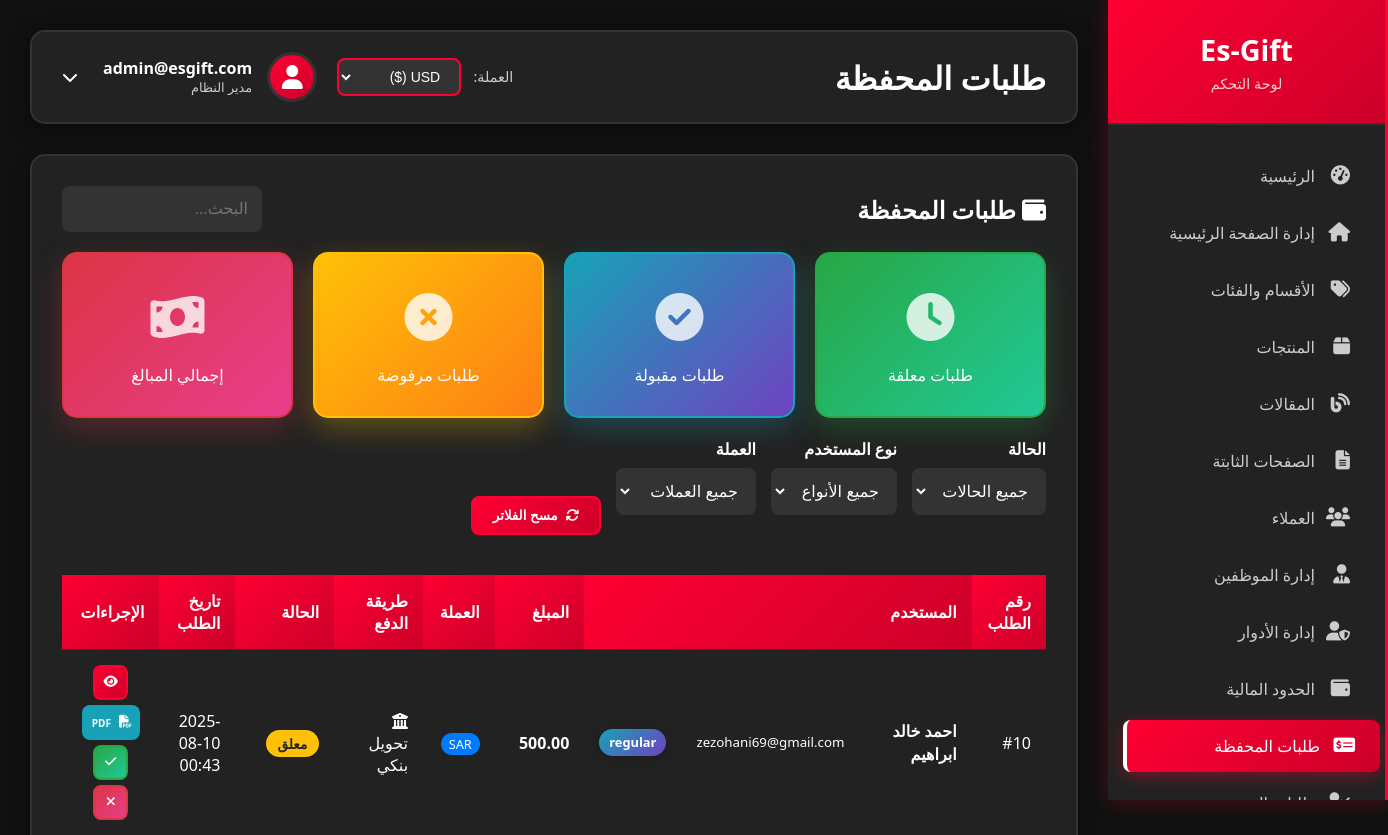
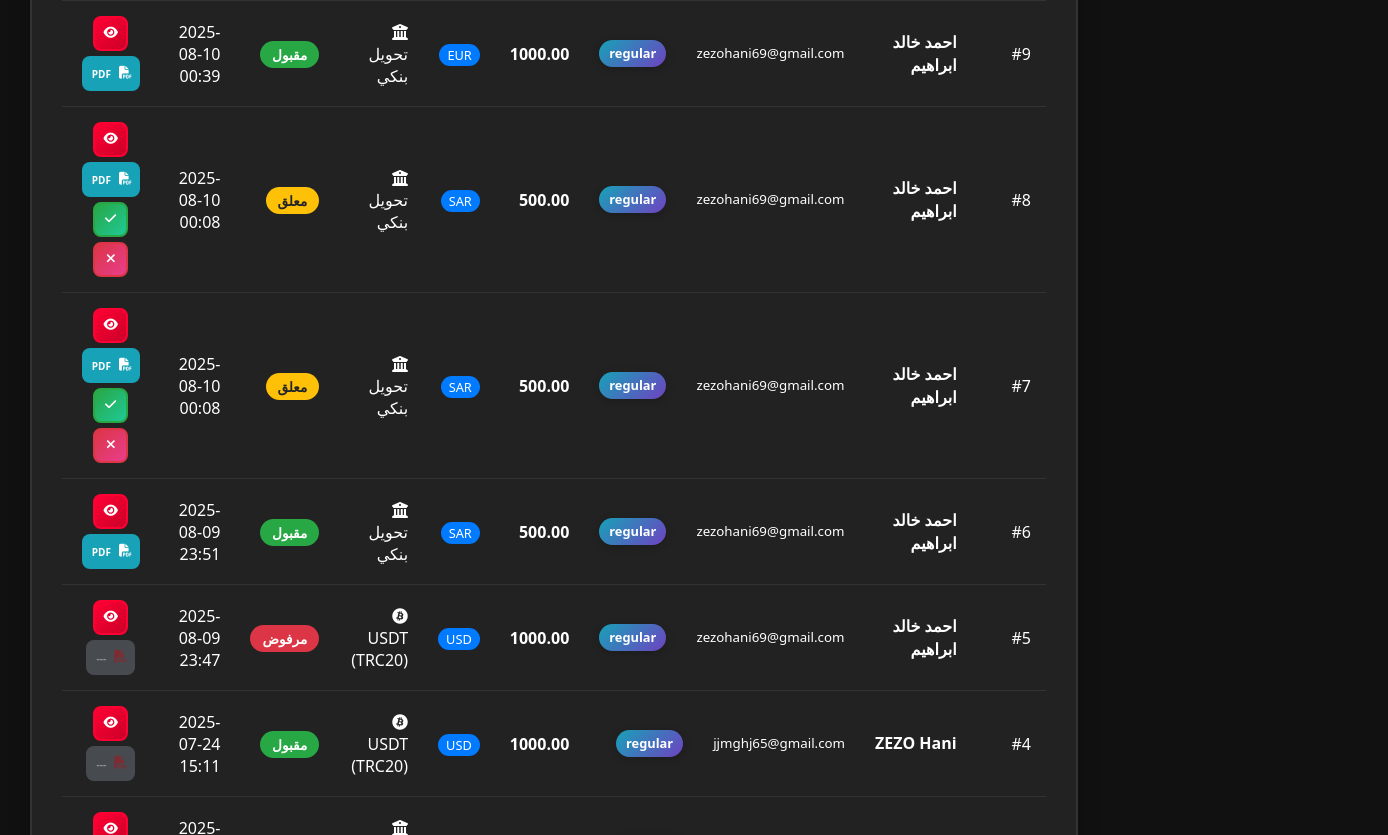
The app's page /admin/wallet/deposit-requests (signed in, upper part), older data (2 pictures, top to bottom).
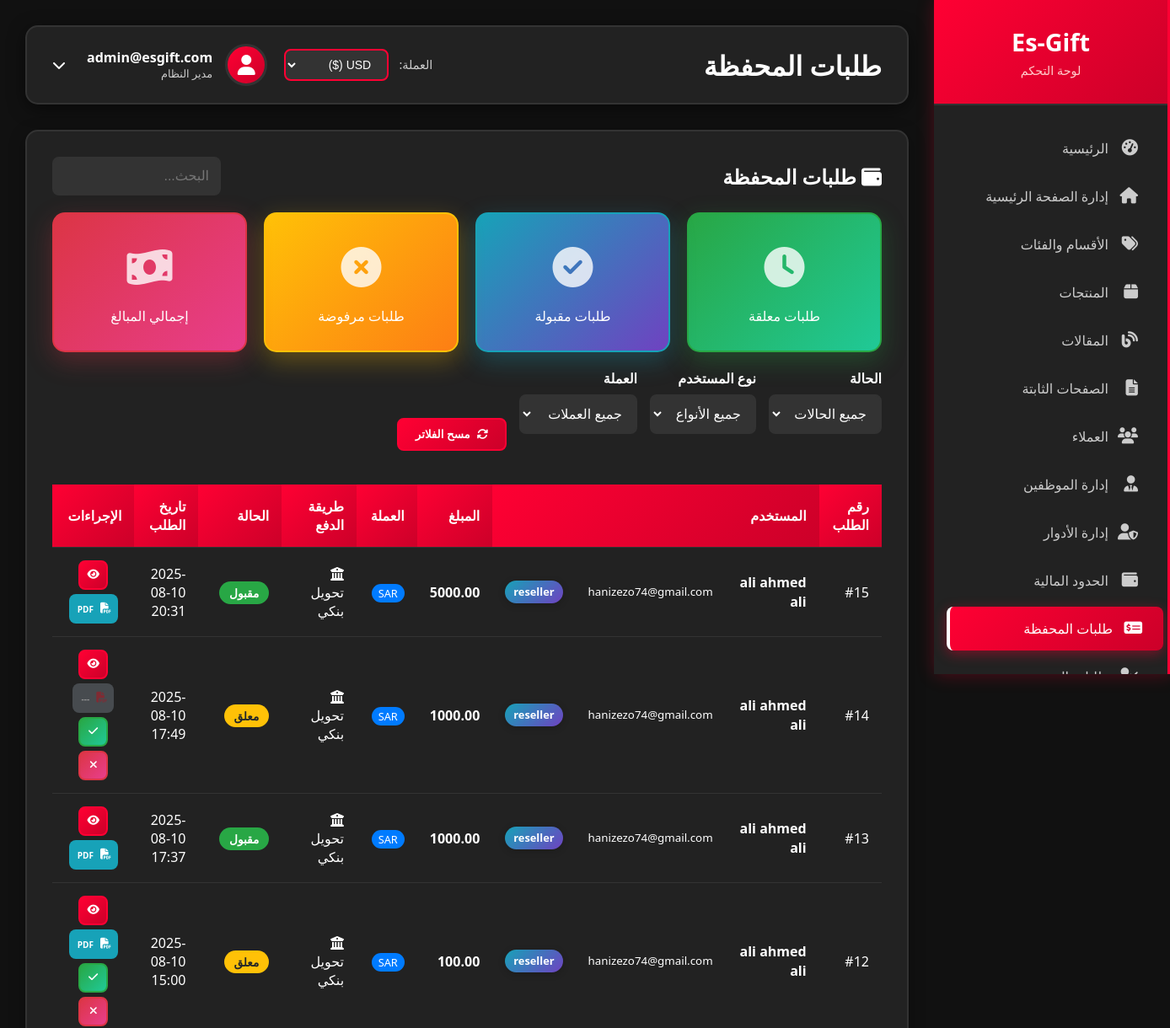
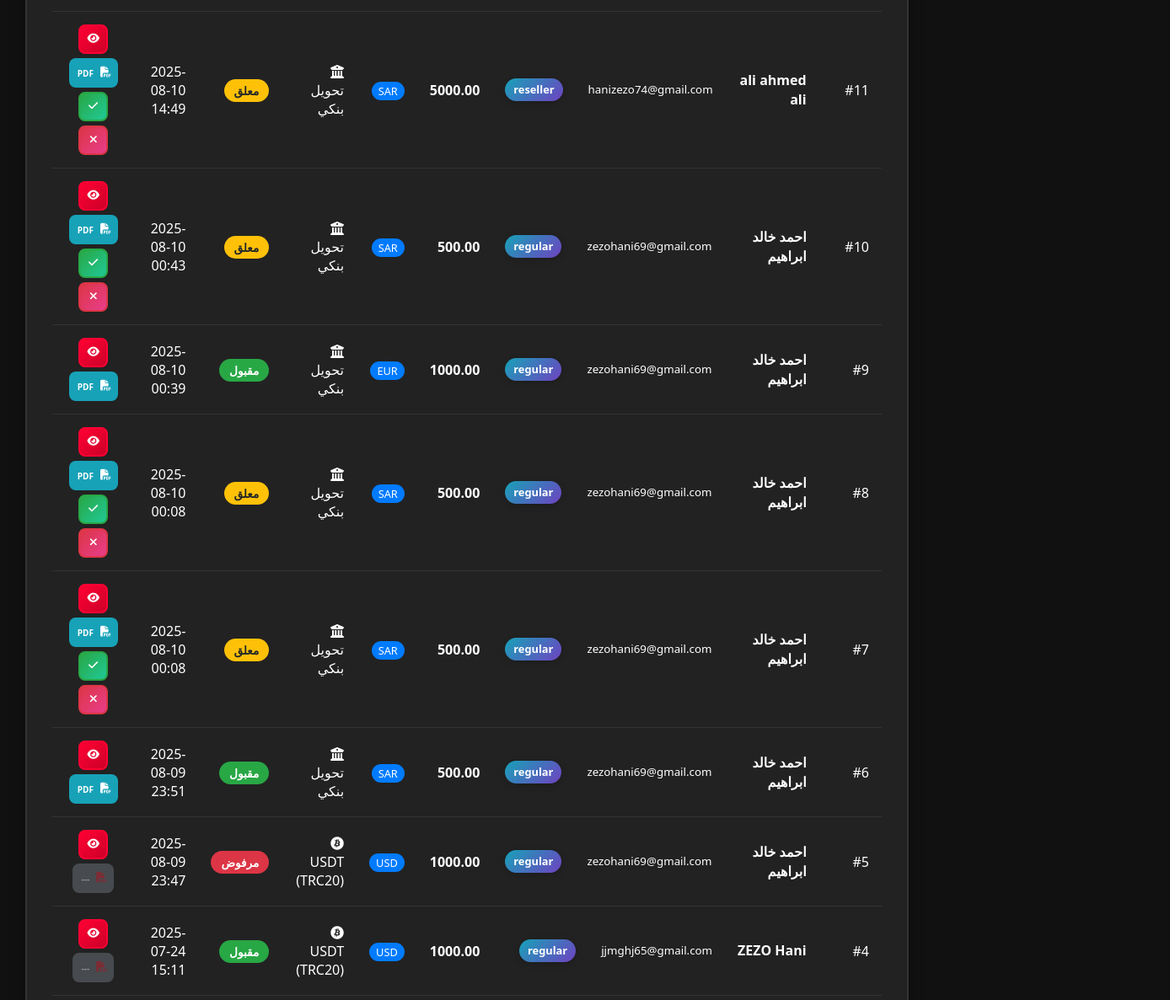
The same page, newer data (2 pictures, top to bottom).
### models.py (models this page shows, shortened)
class WalletDepositRequest(db.Model):
    id = db.Column(db.Integer, primary_key=True)
    user_id = db.Column(db.Integer, db.ForeignKey('user.id'), nullable=False)
    amount = db.Column(db.Numeric(12, 2), nullable=False)  # المبلغ المطلوب إيداعه
    currency_code = db.Column(db.String(3), nullable=False)  # عملة الإيداع
    amount_usd = db.Column(db.Numeric(12, 2), nullable=False)  # المبلغ بالدولار
    exchange_rate = db.Column(db.Numeric(10, 6), nullable=False)  # سعر الصرف المستخدم
    payment_method = db.Column(db.String(50), default='visa')  # طريقة الدفع
    payment_reference = db.Column(db.String(200))  # مرجع الدفع من البوابة
    payment_details = db.Column(db.Text)  # تفاصيل إضافية للدفع (JSON)
    transaction_proof = db.Column(db.String(300))  # مسار ملف إثبات المعاملة
    status = db.Column(db.String(20), default='pending')  # pending, approved, rejected, cancelled
    admin_notes = db.Column(db.Text)  # ملاحظات الأدمن
    rejection_reason = db.Column(db.Text)  # سبب الرفض
    processed_by = db.Column(db.Integer, db.ForeignKey('user.id'))  # الأدمن الذي عالج الطلب
    processed_at = db.Column(db.DateTime)  # تاريخ المعالجة
    wallet_amount_added = db.Column(db.Numeric(12, 2))  # المبلغ المضاف للمحفظة
    wallet_currency_added = db.Column(db.String(3))  # العملة المضافة للمحفظة
    invoice_pdf_path = db.Column(db.String(300))  # مسار فاتورة PDF
    user_type = db.Column(db.String(20))  # نوع المستخدم وقت الطلب
    user_ip = db.Column(db.String(45))  # IP المستخدم
    user_agent = db.Column(db.Text)  # معلومات المتصفح
    created_at = db.Column(db.DateTime, default=datetime.utcnow)
    updated_at = db.Column(db.DateTime, default=datetime.utcnow, onupdate=datetime.utcnow)
    user = db.relationship('User', foreign_keys=[user_id], backref='deposit_requests', lazy=True)
    processor = db.relationship('User', foreign_keys=[processed_by], backref='processed_deposits', lazy=True)

class User(UserMixin, db.Model):
    id = db.Column(db.Integer, primary_key=True)
    username = db.Column(db.String(80), unique=True, nullable=True)  # اسم المستخدم
    email = db.Column(db.String(120), unique=True, nullable=False)
    password_hash = db.Column(db.String(120), nullable=False)
    full_name = db.Column(db.String(100))
    phone = db.Column(db.String(20))
    birth_date = db.Column(db.Date)
    nationality = db.Column(db.String(50))
    customer_type = db.Column(db.String(20), default='regular')  # regular, kyc, reseller
    kyc_status = db.Column(db.String(20), default='none')  # none, pending, approved, rejected
    google_id = db.Column(db.String(100), unique=True, nullable=True)  # Google ID
    profile_picture = db.Column(db.String(300))  # صورة البروفايل من Google
    is_verified = db.Column(db.Boolean, default=False)  # تم التحقق من الإيميل
    email_verification_token = db.Column(db.String(100), nullable=True)  # رمز التحقق من الإيميل
    email_verification_sent_at = db.Column(db.DateTime, nullable=True)  # وقت إرسال رمز التحقق
    document_type = db.Column(db.String(50))  # national_id, passport, driver_license
    id_front_image = db.Column(db.String(200))
    id_back_image = db.Column(db.String(200))
    selfie_image = db.Column(db.String(200))
    passport_image = db.Column(db.String(200))
    driver_license_image = db.Column(db.String(200))
    face_photo_front = db.Column(db.String(200))
    face_photo_right = db.Column(db.String(200))
    face_photo_left = db.Column(db.String(200))
    is_admin = db.Column(db.Boolean, default=False)
    last_login = db.Column(db.DateTime)
    created_at = db.Column(db.DateTime, default=datetime.utcnow)
    preferred_currency = db.Column(db.String(3), default='USD')  # العملة المفضلة للمحفظة
    orders = db.relationship('Order', backref='user', lazy=True)

### admin_wallet_routes.py (the view)
    def decorated_function(*args, **kwargs):
        if not current_user.is_authenticated or not current_user.is_admin:
            flash('ليس لديك صلاحية للوصول لهذه الصفحة', 'error')
            return redirect(url_for('main.index'))
        return f(*args, **kwargs)

### admin_wallet_routes.py (called while the page is built)
def admin_required(f):
    def decorated_function(*args, **kwargs):
        if not current_user.is_authenticated or not current_user.is_admin:
            flash('ليس لديك صلاحية للوصول لهذه الصفحة', 'error')
            return redirect(url_for('main.index'))
        return f(*args, **kwargs)
    decorated_function.__name__ = f.__name__
    return decorated_function

### templates/admin/wallet_deposit_requests.html (shortened to what the changed rows need)
{% extends "admin/base.html" %}
{% block page_title %}طلبات المحفظة{% endblock %}
{% block content %}
<div class="content-card">
    <div style="display: flex; justify-content: space-between; align-items: center; margin-bottom: 20px;">
        <h2>
            <i class="fas fa-wallet"></i>
            طلبات المحفظة
        </h2>
    </div>
    <div class="table-container">
        <table class="data-table">
            <thead>
                <tr>
                    <th>رقم الطلب</th>
                    <th>المستخدم</th>
                    <th>المبلغ</th>
                    <th>العملة</th>
                    <th>طريقة الدفع</th>
                    <th>الحالة</th>
                    <th>تاريخ الطلب</th>
                    <th>الإجراءات</th>
                </tr>
            </thead>
            <tbody>
                {% for request in requests %}
                <tr>
                    <td>#{{ request.id }}</td>
                    <td>
                        <div class="user-info">
                            <strong>{{ request.user.full_name or request.user.email }}</strong>
                            <br>
                            <small class="text-muted">{{ request.user.email }}</small>
                            <br>
                            <span class="badge badge-info">{{ request.user.customer_type }}</span>
                        </div>
                    </td>
                    <td class="amount-display">{{ request.amount }}</td>
                    <td>
                        <span class="currency-badge">{{ request.currency_code }}</span>
                    </td>
                    <td>
                        {% if request.payment_method == 'bank_transfer' %}
                            <i class="fas fa-university"></i> تحويل بنكي
                        {% elif request.payment_method == 'usdt_trc20' %}
                            <i class="fab fa-bitcoin"></i> USDT (TRC20)
                        {% elif request.payment_method == 'visa' %}
                            <i class="fas fa-credit-card"></i> فيزا/ماستركارد
                        {% else %}
                            <i class="fas fa-credit-card"></i> {{ request.payment_method }}
                        {% endif %}
                    </td>
                    <td>
                        <span class="status-badge status-{{ request.status }}">
                            {% if request.status == 'pending' %}
                                معلق
                            {% elif request.status == 'approved' %}
                                مقبول
                            {% elif request.status == 'rejected' %}
                                مرفوض
                            {% endif %}
                        </span>
                    </td>
                    <td>{{ request.created_at.strftime('%Y-%m-%d %H:%M') }}</td>
                    <td>
                        <div class="action-buttons">
                            <a href="{{ url_for('admin_wallet.deposit_request_details', request_id=request.id) }}"
                               class="btn btn-sm btn-primary" title="عرض التفاصيل">
                                <i class="fas fa-eye"></i>
                            </a>
                            {% if request.invoice_pdf_path %}
                            <a href="{{ url_for('admin_wallet.download_deposit_invoice', request_id=request.id) }}"
                               class="btn btn-sm btn-info" title="تحميل فاتورة PDF" target="_blank">
                                <i class="fas fa-file-pdf"></i>
                                <span class="btn-text">PDF</span>
                            </a>
                            {% else %}
                            <span class="btn btn-sm btn-secondary disabled" title="لا توجد فاتورة متاحة">
                                <i class="fas fa-file-pdf"></i>
                                <span class="btn-text">---</span>
                            </span>
                            {% endif %}
                            {% if request.status == 'pending' %}
                            <a href="{{ url_for('admin_wallet.deposit_request_details', request_id=request.id) }}"
                               class="btn btn-sm btn-success" title="موافقة">
                                <i class="fas fa-check"></i>
                            </a>
                            <a href="{{ url_for('admin_wallet.deposit_request_details', request_id=request.id) }}"
                               class="btn btn-sm btn-danger" title="رفض">
                                <i class="fas fa-times"></i>
                            </a>
                            {% endif %}
                        </div>
                    </td>
                </tr>
                {% endfor %}
            </tbody>
        </table>
    </div>
</div>
{% endblock %}

Row changes from the older to the newer data that the page shows:
no longer on this page (row unchanged): WalletDepositRequest: payment_method "bank_transfer" (drawn)
added WalletDepositRequest: id "15", user "ali ahmed ali", user.email "hanizezo74@gmail.com", user.customer_type "reseller", amount "5000.00", currency_code "SAR", payment_method "bank_transfer" (drawn), status "مقبول", created_at "2025-08-10 20:31"
added WalletDepositRequest: id "14", user "ali ahmed ali", user.email "hanizezo74@gmail.com", user.customer_type "reseller", amount "1000.00", currency_code "SAR", payment_method "bank_transfer" (drawn), status "معلق", created_at "2025-08-10 17:49"
added WalletDepositRequest: id "13", user "ali ahmed ali", user.email "hanizezo74@gmail.com", user.customer_type "reseller", amount "1000.00", currency_code "SAR", payment_method "bank_transfer" (drawn), status "مقبول", created_at "2025-08-10 17:37"
added WalletDepositRequest: id "12", user "ali ahmed ali", user.email "hanizezo74@gmail.com", user.customer_type "reseller", amount "100.00", currency_code "SAR", payment_method "bank_transfer" (drawn), status "معلق", created_at "2025-08-10 15:00"
added WalletDepositRequest: id "11", user "ali ahmed ali", user.email "hanizezo74@gmail.com", user.customer_type "reseller", amount "5000.00", currency_code "SAR", payment_method "bank_transfer" (drawn), status "معلق", created_at "2025-08-10 14:49"
